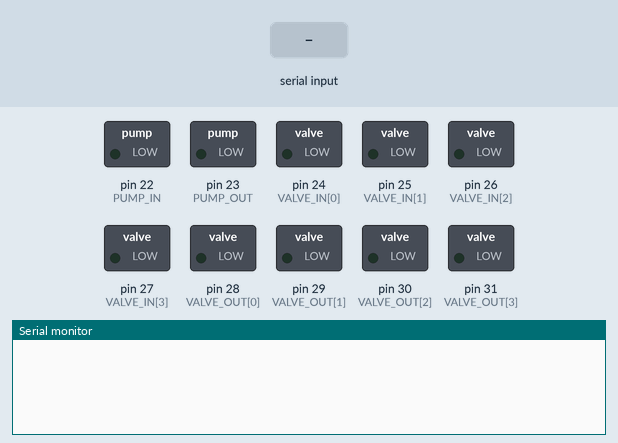
Simulated run of this sketch. Board: Arduino Mega 2560, built with avr-gcc and run on an emulated ATmega2560. On the bench: switched loads named in the sketch (green lamp = pin HIGH), the last lines printed to the serial monitor. The inputs (shaded band) are chosen by the test bench.

Above: at 1.2 s.
1.3 s: "OFF\n" received over Serial
At 2.0 s:
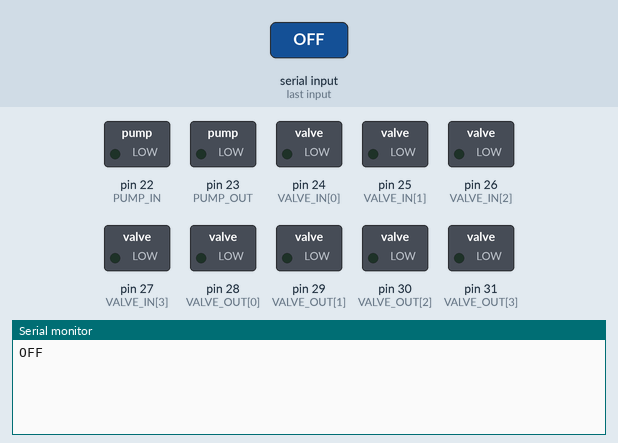
2.8 s: "ST\n" received over Serial
At 4.3 s:
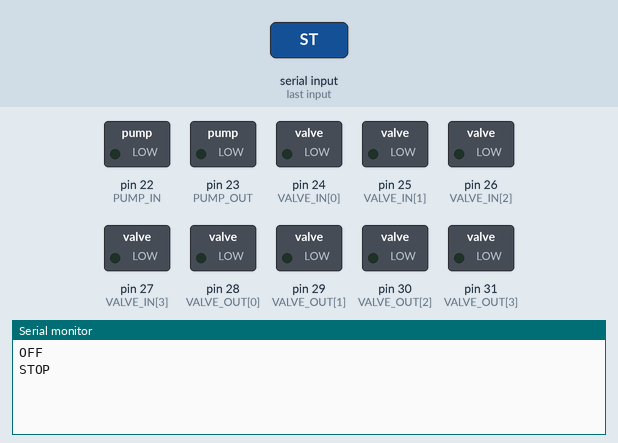

The sketch:

sketch_jun21a.ino
```cpp
// 引脚定义
const int PUMP_IN   = 22;   // 充气泵
const int PUMP_OUT  = 23;   // 吸气泵
// 充气阀：前、右、后、左
const int VALVE_IN[4]  = {24, 25, 26, 27};
// 放气阀：前、右、后、左
const int VALVE_OUT[4] = {28, 29, 30, 31};

enum Direction { FRONT, RIGHT, BACK, LEFT };
enum Mode { CHARGE, EXHAUST };

void setup() {
  Serial.begin(9600);
  for (int i = 22; i <= 31; i++) {
    pinMode(i, OUTPUT);
    digitalWrite(i, LOW);
  }
}

void loop() {
  if (Serial.available() > 0) {
    String cmd = Serial.readStringUntil('\n');
    cmd.trim();
    cmd.toUpperCase();
    if (cmd.length() == 0) return;

    // 处理关闭命令（新增）
    if (cmd == "OFF") {
      allOff();
      Serial.println("OFF");
      return;
    }

    // 处理停止命令（兼容旧版 ST）
    if (cmd == "ST") {
      allOff();
      Serial.println("STOP");
      return;
    }

    if (cmd.length() < 2) return;

    char dirChar = cmd.charAt(0);
    char modeChar = cmd.charAt(1);

    int dir;
    switch (dirChar) {
      case 'F': dir = FRONT; break;
      case 'R': dir = RIGHT; break;
      case 'B': dir = BACK; break;
      case 'L': dir = LEFT; break;
      default: return;
    }

    int mode;
    switch (modeChar) {
      case 'C': mode = CHARGE; break;
      case 'I': mode = EXHAUST; break;
      default: return;
    }

    allOff();

    if (mode == CHARGE) {
      digitalWrite(PUMP_IN, HIGH);
      digitalWrite(VALVE_IN[dir], HIGH);
    } else {
      digitalWrite(PUMP_OUT, HIGH);
      digitalWrite(VALVE_OUT[dir], HIGH);
    }

    Serial.print("OK: ");
    Serial.print(dirChar);
    Serial.println(modeChar);
  }
}

void allOff() {
  for (int i = 22; i <= 31; i++) {
    digitalWrite(i, LOW);
  }
}
```

Measured:
- after the input at 1.3 s, the serial monitor: prints a new line at once (image 1)
- after the input at 2.8 s, the serial monitor: prints a new line at once (image 2)
